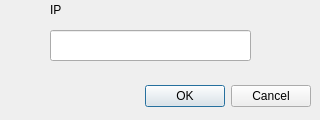
<?xml version="1.0" encoding="UTF-8"?>
<ui version="4.0">
 <class>NetDialog</class>
 <widget class="QDialog" name="NetDialog">
  <property name="geometry">
   <rect>
    <x>0</x>
    <y>0</y>
    <width>320</width>
    <height>120</height>
   </rect>
  </property>
  <property name="windowTitle">
   <string>Dialog</string>
  </property>
  <widget class="QDialogButtonBox" name="buttonBox">
   <property name="geometry">
    <rect>
     <x>10</x>
     <y>80</y>
     <width>301</width>
     <height>32</height>
    </rect>
   </property>
   <property name="orientation">
    <enum>Qt::Horizontal</enum>
   </property>
   <property name="standardButtons">
    <set>QDialogButtonBox::Cancel|QDialogButtonBox::Ok</set>
   </property>
  </widget>
  <widget class="QLabel" name="label">
   <property name="geometry">
    <rect>
     <x>50</x>
     <y>0</y>
     <width>54</width>
     <height>20</height>
    </rect>
   </property>
   <property name="text">
    <string>IP</string>
   </property>
  </widget>
  <widget class="QLineEdit" name="lineEdit">
   <property name="geometry">
    <rect>
     <x>50</x>
     <y>30</y>
     <width>201</width>
     <height>31</height>
    </rect>
   </property>
  </widget>
 </widget>
 <resources/>
 <connections>
  <connection>
   <sender>buttonBox</sender>
   <signal>accepted()</signal>
   <receiver>NetDialog</receiver>
   <slot>accept()</slot>
   <hints>
    <hint type="sourcelabel">
     <x>248</x>
     <y>254</y>
    </hint>
    <hint type="destinationlabel">
     <x>157</x>
     <y>274</y>
    </hint>
   </hints>
  </connection>
  <connection>
   <sender>buttonBox</sender>
   <signal>rejected()</signal>
   <receiver>NetDialog</receiver>
   <slot>reject()</slot>
   <hints>
    <hint type="sourcelabel">
     <x>316</x>
     <y>260</y>
    </hint>
    <hint type="destinationlabel">
     <x>286</x>
     <y>274</y>
    </hint>
   </hints>
  </connection>
 </connections>
</ui>
